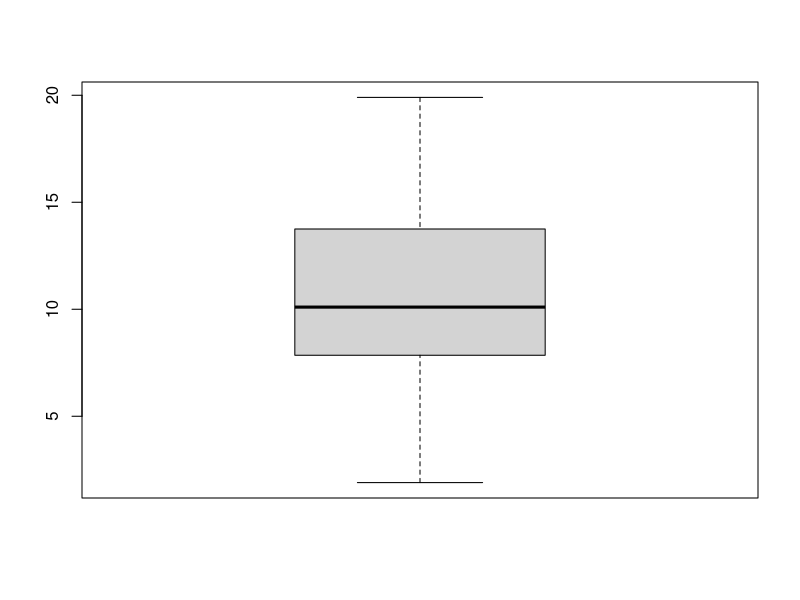
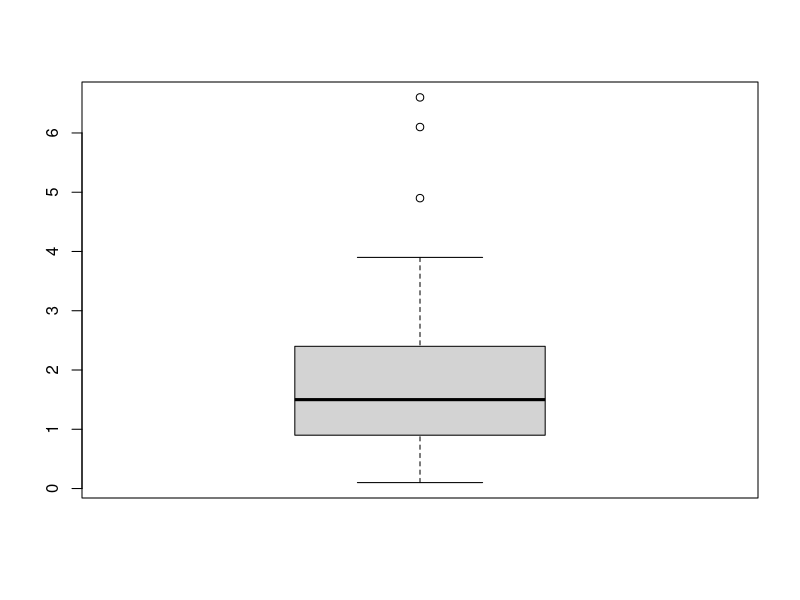
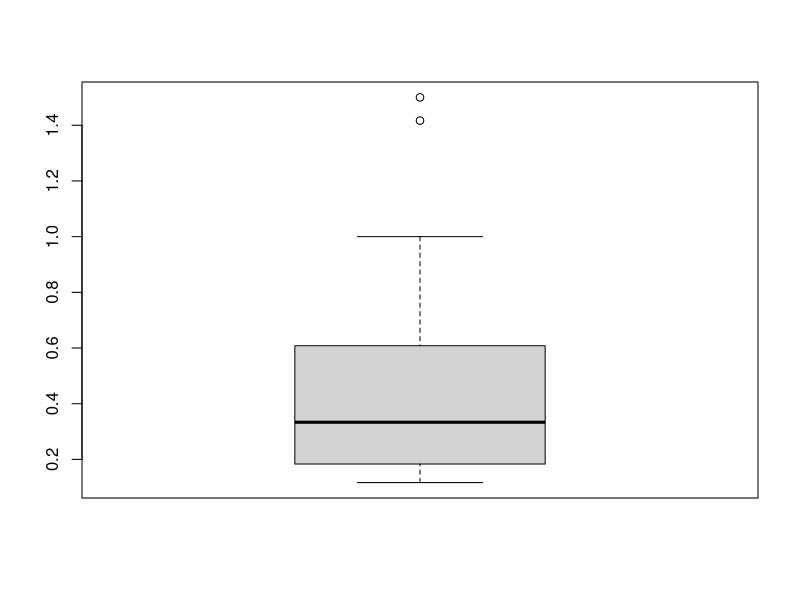
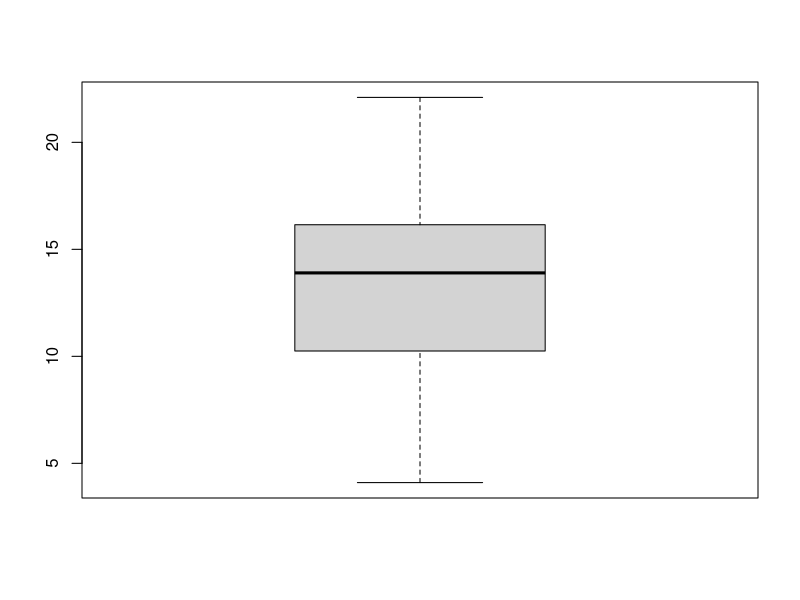
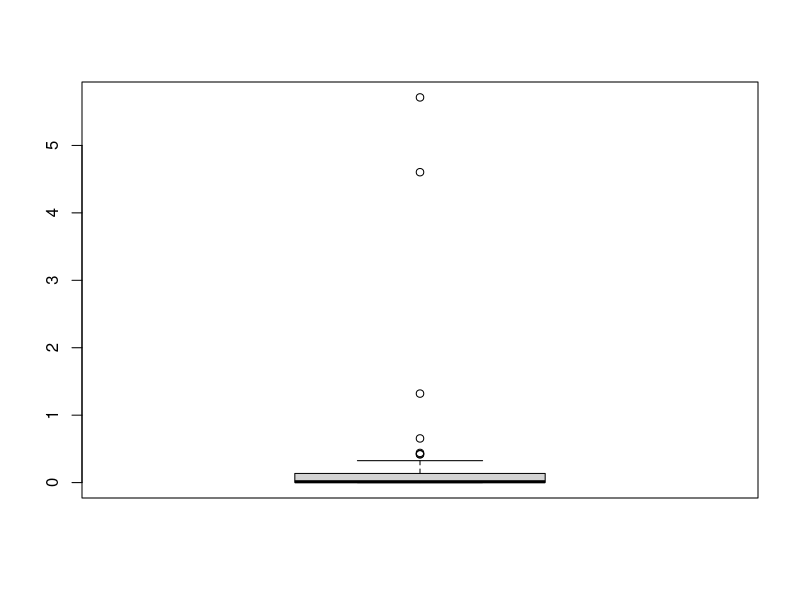
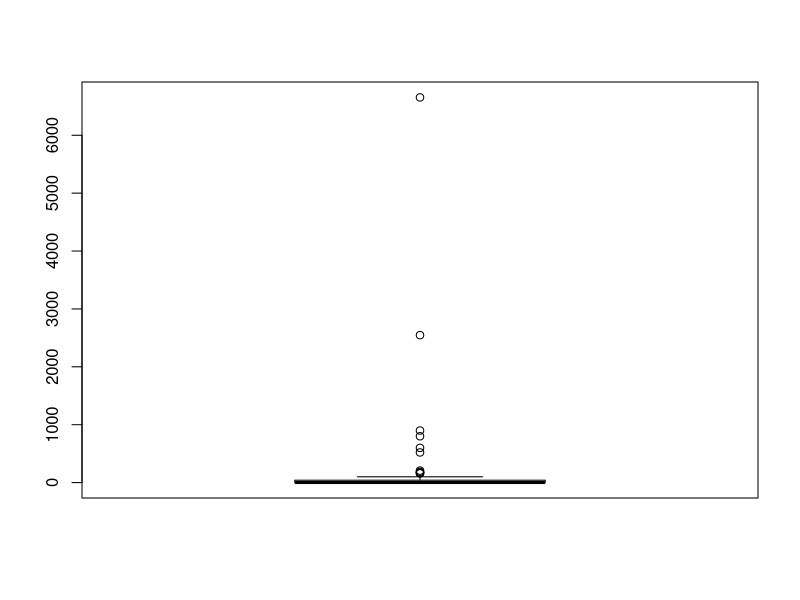
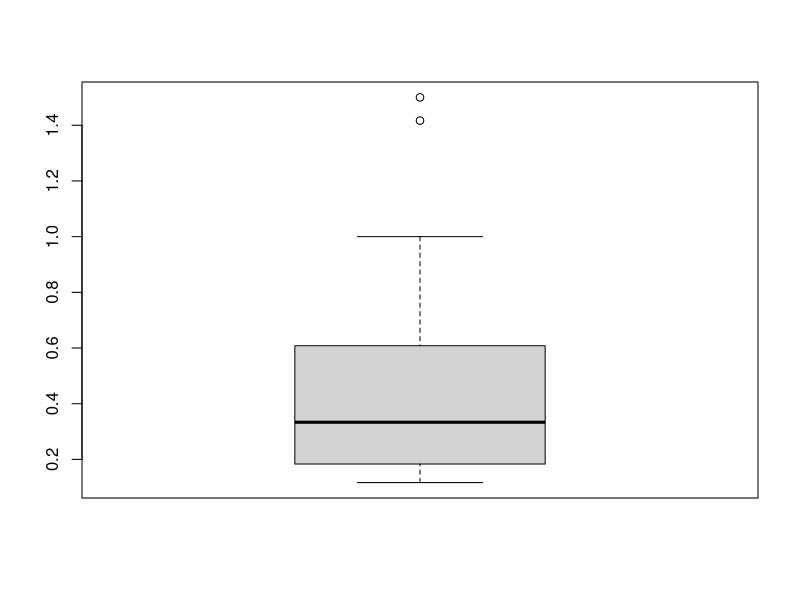
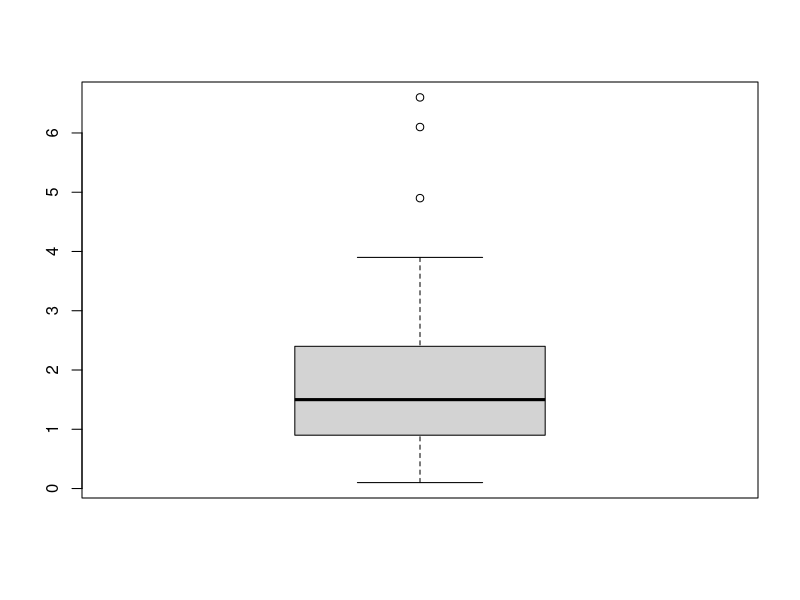

These charts were generated, in order, by the following R code:
#1.1 ggplot2 패키지 안에 있는 실습데이터 msleep를 df_ms라는 이름의 데이터 프레임 형태로 불러오세요.

#data frame 형태로 저장
#패키지의 namespace로 접근한다.
df_ms <- as.data.frame(ggplot2::msleep)
df_ms

#1.2 msleep의 도움말(매뉴얼)을 살펴보세요. 데이터와 각 변수에 대한 설명을 보고 
    #정리해서 간단히 주석으로 남기도록 하세요.
    #(참고로 ggplot2패키지를 로드하지 않았다는 가정 하에 진행하세요).

?msleep

#표유류의 수면 데이터셋의 확장, 업데이트버전
#표유류별 이름, 육식-초식-잡식인지, 생물 분류시 사용되는 목과
#동물의 보존 상태, 시간단위의 총 수면시간, 렘수면 시간, 수면 사이클과 깨는데 걸리는 시간,
#키로그램 단위의 뇌 용량과 몸무게 등에 대한 정보를 가지고 있다.


#1.3 데이터 파악하기에서 배운 모든 함수를 사용해서 데이터를 파악하세요. 
    #이때 출력된 결과를 보고 파악 한 내용을 간단히 주석으로 남기도록 하세요.
    #특히 데이터 내부구조를 반드시 확인하여 기재하세요.

#get first part of object
#?head
head(df_ms, n = 5)
#데이터셋 상단 5개의 데이터에는 치타부터 소의 데이터가 있는데, 
#Owl monkey의 보존상태는 결측되어있다.
#상위 치타부터 Mountain beaver의 수면사이클 데이터는 결측되어있으며
#치타의 렘수면 시간, 뇌용량 그리고 Mountain beaver의 뇌용량이 결측되어있다.

#get last part of object
#?tail
tail(df_ms, n = 5)
#하위 5개 데이터는 보존상태가 모두 결측되어있다.
#Bottle-nosed dolphin은 램수면, 수면싸이클, 뇌용량 데이터가 결측,
#Genet은 수면사이클 데이터가 결측,
#Arctic fox는 렘수면과 수면사이클 데이터가 결측되어있다.

#get or set dataset names
#?names
names(df_ms)
#dataframe의 column 값을 알려준다.  총 11개의 칼럼값이 있다.

#display dataset internal structure
#?str
#dataframe의 내부 구조를 알려준다. 11개의 변수(column)과 83개의 객체가 있다.
#column별로 어떤 type의 데이터가 있고, 어떤 값이 들어있는지 보여준다.
str(df_ms)

#get dataset data dimension
#?dim
dim(df_ms)
#dataframe을 위한 메서드 중 하나로
#행의 갯수와 열의 개수를 리턴한다.
#83개의 객체가 있으며 각각 11개의 속성을 가진다.

#get object summaries
#?summary
summary(df_ms)
#각 속성별로 요약데이터를 얻을 수 있다.
#몸무게데이터, 뇌용량 데이터의 최소값과 최대값 차이가 크며.
#렘수면, 수면사이클, 뇌용량 데이터의 결측치가 존재하는 것을 알 수 있다.
#특히 수면사이클 결측치가 전체 데이터83개의 절반 이상이다.

#2.1 모든 변수에 대하여 각각 결측치가 있는 변수인지 확인하세요.

#table(is.na(df_ms))
#names(df_ms)
table(is.na(df_ms$name))
table(is.na(df_ms$genus))
table(is.na(df_ms$vore))
table(is.na(df_ms$order))
table(is.na(df_ms$conservation))
table(is.na(df_ms$sleep_total))
table(is.na(df_ms$sleep_rem))
table(is.na(df_ms$sleep_cycle))
table(is.na(df_ms$awake))
table(is.na(df_ms$brainwt))
table(is.na(df_ms$bodywt))

#2.2 변수의 데이터타입이 문자열(chr)로 되어 있는 변수 중에 결측치가 있는
    #변수에 대해서 결측치들을 “Unknown”으로 변환하세요.

#summary(df_ms)
#name, genus, vore, order, conservation

# 칼럼값에 대해 결측치를 Unknown으로 바꾸하는 함수
fnc_na_to_unknown <- function(origin) {
	changed <- ifelse(is.na(origin), "Unknown", origin)
	return(changed)
}

df_ms$name <- fnc_na_to_unknown(df_ms$name)
df_ms$genus <- fnc_na_to_unknown(df_ms$genus)
df_ms$vore <- fnc_na_to_unknown(df_ms$vore)
df_ms$order <- fnc_na_to_unknown(df_ms$order)
df_ms$conservation <- fnc_na_to_unknown(df_ms$conservation)

#확인
table(is.na(df_ms$name))
table(is.na(df_ms$genus))
table(is.na(df_ms$vore))
table(is.na(df_ms$order))
table(is.na(df_ms$conservation))


#2.3 극단치가 있는지 확인이 필요한 모든 변수에 대해 각각 극단치를 확인하세요.

#sleep_total, sleep_rem, sleep_cycle, awake, brainwt, bodywt
#위 변수들은 numeric이므로 극단치 확인
#boxplot으로 극단치 확인

library(ggplot2)
boxplot(df_ms$sleep_total)#x
boxplot(df_ms$sleep_rem)#존재
boxplot(df_ms$sleep_cycle)#존재
boxplot(df_ms$awake)#x
boxplot(df_ms$brainwt)#존재
boxplot(df_ms$bodywt)#존재

#2.4 극단치가 있는 변수 중 무게(wt)와 관련된 변수는 이 결측치 작업을 할 필요가 없습니다.
    #나머지 극단치가 있는 변수에 대해서 결측치 처리를 한 뒤, 결측치의 수를 확인하세요.

#sleep_cycle, sleep_rem
#결측치 처리 함수 정의
#boxplot->stats 사용
convert_extreme_na <- function(variable){
	list_boxplot_stats <- boxplot(variable)$stats
	value_min <- list_boxplot_stats[1, ]
	value_max <- list_boxplot_stats[5, ]
	variable <- ifelse(
				 variable < value_min | variable > value_max,
				 NA, variable)
	return(variable)
}

df_ms$sleep_cycle <- convert_extreme_na(df_ms$sleep_cycle)
table(is.na(df_ms$sleep_cycle))

df_ms$sleep_rem <- convert_extreme_na(df_ms$sleep_rem)
table(is.na(df_ms$sleep_rem))


#3.1 총수면량에서 렘(rem)수면량을 제외한 비렘수면량(sleep_nonrem)을 파생변수로 만들어 보세요.

#sleep_total은 결측치 없으므로, ifelse로 sleep_rem에만 결측치인지 확인.
#table(is.na(df_ms$sleep_total))
#table(is.na(df_ms$sleep_rem))

library(dplyr)

#mutate사용해 파생변수 생성
df_ms <- df_ms %>%
	mutate(sleep_nonrem = ifelse(
			is.na(df_ms$sleep_rem),
			NA,
			df_ms$sleep_total - df_ms$sleep_rem)
	)

#df_ms

#3.2 총수면량과 렘(rem)수면량, 비렘수면량에 대해서 분 단위(in hours to minutes)로
    #계산된 파생변수를 각각 만들어 보세요.(기존 변수명 뒤에 '_min'을 붙이세요).
    #시간 단위로 되어 있는 변수를 분 단 위 변수로 변경할 때 수식에 유의하도록 하세요

#sleep_rem_min 
#table(is.na(df_ms$sleep_total))
#table(is.na(df_ms$sleep_rem))
#table(is.na(df_ms$sleep_nonrem))
#시간 -> 분단위 변환 = 시간 * 60

df_ms <- df_ms %>% 
	mutate(sleep_total_min = ifelse(
			is.na(df_ms$sleep_total),
			NA,
			df_ms$sleep_total * 60)
	) %>% 
	mutate(sleep_rem_min = ifelse(
			is.na(df_ms$sleep_rem),
			NA,
			df_ms$sleep_rem * 60)
	) %>%
	mutate(sleep_nonrem_min = ifelse(
			is.na(df_ms$sleep_nonrem),
			NA,
			df_ms$sleep_nonrem * 60)
	)

df_ms

#4.1 식성 구분(육/잡/초/충/모름)이 들어 있는 변수의 각 식성별 빈도수를 빈도표로 확인해보세요.

#table함수는 빈도표생성
table(df_ms$vore)

#4.2 잡식동물(omni)의 총수면량(분 단위), 렘수면량(분 단위), 비렘수면량(분 단위)을 
	#내장함수를 사용하는 방법과 dplyr 패키지 방식을 각각 사용하여 추출해보세요

df_ms[df_ms$vore == "omni",][c("sleep_total_min",
							   "sleep_rem_min",
							   "sleep_nonrem_min")]

df_ms %>%
	filter(vore == "omni") %>%
	select(sleep_total_min, sleep_rem_min, sleep_nonrem_min)

#4.3 식성 구분(육/잡/초/충/모름)별로 총수면량(시간 단위)의 평균을 
    #내장함수를 사용하는 방법과 dplyr 패키지 방식을 각각 사용하여 구해보세요.

#sleep_total 결측치 없음.
#mean 함수를 통해 평균값 계산

mean(df_ms[df_ms$vore == "carni", "sleep_total"])
mean(df_ms[df_ms$vore == "omni", "sleep_total"])
mean(df_ms[df_ms$vore == "herbi", "sleep_total"])
mean(df_ms[df_ms$vore == "insecti", "sleep_total"])
mean(df_ms[df_ms$vore == "Unknown", "sleep_total"])

#dplyr::summarise함수를 통해 계산
df_ms %>%
	group_by(vore) %>%
	summarise(mean_sleep_total = mean(sleep_total))

#4.4 식성 구분(육/잡/초/충/모름)별 총수면량(분 단위)을 막대그래프로 나타내보세요. 
    #이때 막대그래프는 평균이 높은 순으로 보여지게 하세요.

ggplot(
	data = df_ms %>%
	group_by(vore) %>%
	summarise(mean_sleep_total_min = mean(sleep_total_min)),
	aes(x = reorder(vore, -mean_sleep_total_min),
		y = mean_sleep_total_min)
	) + geom_col()


#5.1 아래의 표는 멸종 위협에 대해서 High와 Low, Non으로 구분한 표입니다.
    #red_list라는 이름의 데 이터 프레임으로 만들어보세요.

red_list <- data.frame(
					conservation = c("en", "vu", "nt", "cd", "lc", "domesticated"),
					risk = c("high", "high", "low", "low", "low", "non")
)

#red_list
#class(red_list)

#5.2 red_list 데이터 프레임을 활용하여 df_ms 데이터에 risk 라는 변수가 오른쪽에 파생변수로 추가 되도록 하세요.

#df_ms 데이터 사라지지않게 left_join사용
df_ms <- left_join(df_ms, red_list, by = "conservation")
df_ms

#5.3 멸종 위기 수준(high/low/non)에 따라 깨어있는 시간의 평균, 중앙값, 최소값, 최대값, 빈도를 구해보세요.

#결측치확인
#table(is.na(df_ms$awake))

df_ms %>%
	group_by(risk) %>%
	summarise(mean_awake = mean(awake),
			  median_awake = median(awake), 
			  min_awake = min(awake), 
			  max_awake = max(awake), 
			  cnt = n()
	)

#5.4 멸종 위기 수준(high/low/non)에 따라 렘수면(분 단위)의 평균, 중앙값, 최소값, 최대값, 빈도를 구해보세요.

#결측치확인
#table(is.na(df_ms$sleep_rem_min))

#결측치 존재하므로, na.rm = TRUE로 통계
df_ms %>%
	group_by(risk) %>%
	summarise(mean_rem_min = mean(sleep_rem_min, na.rm = TRUE),
			  median_rem_min = median(sleep_rem_min, na.rm = TRUE),
			  min_rem_min = min(sleep_rem_min, na.rm = TRUE),
			  max_rem_min = max(sleep_rem_min, na.rm = TRUE),
			  cnt = n(),
	)

#6.1 가축(domesticated)만 추출해서 몸무게(x축)와 뇌 무게(y축)를 산점도로 나타내보세요.

#filter by conservation == "domesticated"
#select only bodywt, brainwt

#using geom_point, x = bodywt, y = brainwt
ggplot(data = df_ms %>%
	filter(conservation == "domesticated") %>%
	select (bodywt, brainwt), 
	aes(x = bodywt, y = brainwt)
	) + geom_point()


#6.2 몸무게 중 뇌 무게의 백분율을 나타내는 brain_ratio 라는 파생변수를 만들어보세요.
    #백분율에 유 의하세요. 이때, 소수점 아래 두자리까지 표시되도록 반올림하세요.

#define function to get brain ratio
get_brain_ratio <- function(brainwt, bodywt) {
	return (round((brainwt / bodywt) * 100, 2))
}

df_ms <- df_ms %>%
	mutate(brain_ratio = get_brain_ratio(brainwt, bodywt))

#7.1 제공된 mammal_theria CSV파일을 불러오세요. 
    #(변수명 일부가 깨져서 나온다면 fileEncoding="UTF-8-BOM" 파라미터를 설정하세요.)

df_mth <- read.csv("mammal_theria.csv", header = TRUE)

#7.2 df_ms 데이터에 두 분류 칼럼 theria_main와 theria_sub이 오른쪽에 파생변수로 추가되도록 하세요.

#table(is.na(df_ms$order))
#결측치 없으므로, order를 key값으로 join
df_ms <- left_join(df_ms, df_mth, by = "order")

#7.3 로라시아상목(Laurasiatheria)과 영장상목(Euarchontoglires)만 추출하여 
    #가장 많은 분류명(order) 을 5개 출력하세요. 
    #이때 상위 5위부터 상위 1위까지 순서로 보여지도록 하세요.

#filter로 조건에 맞는 행 추출, order로 groupby이후, n()으로 groupby함수로 묶인 항목별 갯수 생성, -cnt로 오름차순 정렬 후, 하위5위부터 1위까지 출력 
df_ms %>%
	filter(theria_sub == "Laurasiatheria" |
		   theria_sub == "Euarchontoglires") %>%
	group_by(order) %>%
	summarise(cnt = n()) %>%
	arrange(cnt) %>%
	tail(n = 5)

#8.1 총수면량(시간 단위)을 아래와 같이 구분하는 sleep_grade 변수를 추가하세요. 
    #각각 몇 동물씩 있는지 빈도표를 확인해보세요.

df_ms <- df_ms %>%
	mutate(sleep_grade = ifelse(df_ms$sleep_total >= 15, "A",
							ifelse(df_ms$sleep_total >= 10, "B", 
								ifelse(df_ms$sleep_total >= 5, "C",
									"D")
								)
							)
	)

#table함수로 빈도표 확인
table(df_ms$sleep_grade)

#8.2 총수면량 중 비렘수면의 백분율을 나타내는 nonrem_ratio 라는 파생변수를 
    #dplyr 사용하여 만들어보세요.

#table(is.na(df_ms$sleep_nonrem))
#table(is.na(df_ms$sleep_total))

get_nonrem_ratio <- function(sleep_total, sleep_nonrem) {
	return((sleep_nonrem / sleep_total) * 100)
}

#sleep_nonrem 결측치 존재하므로, ifelse사용
df_ms <- df_ms %>%
	mutate(nonrem_ratio = ifelse(is.na(df_ms$sleep_nonrem),
								 NA,
								 get_nonrem_ratio(df_ms$sleep_total, df_ms$sleep_nonrem)))

View(df_ms)
#8.3 수면량 등급별 비렘수면 백분율을 막대그래프로 나타내보세요. 
    #이때 막대그래프는 평균이 낮은 순으로 보여지게 하세요.

#?geom_col()
#table(is.na(df_ms$nonrem_ratio))
#group_by sleep_grade해서 nonrem_ration를 mean_nonrem으로 구한다.
ggplot(
	data = df_ms %>%
		group_by(sleep_grade) %>%
		summarise(mean_nonrem = mean(nonrem_ratio, na.rm = TRUE)),
	aes(x = reorder(sleep_grade, mean_nonrem),
		y = mean_nonrem)) + geom_col()

#8.4 식성 구분(육/잡/초/충/모름)별 비렘수면 백분율을 막대그래프로 나타내보세요. 
    #이때 막대그래프 는 평균이 낮은 순으로 보여지게 하세요.
#names(df_ms)

ggplot(
	data = df_ms %>%
		group_by(vore) %>%
		summarise(mean_nonrem = mean(nonrem_ratio, na.rm = TRUE)),
	aes(x = reorder(vore, mean_nonrem),
		y = mean_nonrem)) + geom_col()

#9.1 사람(Human)의 뇌무게 백분율을 확인하여 human_brainwt 이라는 변수에 할당하세요. 
    #이때 숫자를 직접입력하는 방식을 사용하지 말고 해당하는 값이 할당되도록 하세요.

#names(df_ms)
human_brainwt <- c(df_ms[df_ms$name == "Human",]["brain_ratio"])
human_brainwt

#9.2 human_brainwt보다 뇌무게 백분율이 높은 그룹을 "High", 낮은 그룹을 "Low", 
#기준이되는 사람과 같은 값은 "Human" 이라고 판별한 brain_grade 라는 변수를 만들어서
#해당 변수별로 총수면량(시 간 단위)의 최소값, 중앙값, 평균, 최대값, 빈도를 출력하세요.

df_ms <- df_ms %>%
	mutate(brain_grade =
					ifelse(is.na(df_ms$brain_ratio), NA,
						ifelse(df_ms$brain_ratio > human_brainwt, "High",
							ifelse(df_ms$brain_ratio == human_brainwt, "Human",
								"Low")))
)

df_ms %>%
	group_by(brain_grade) %>%
	select(sleep_total) %>%
	summarise(
			min_sleep_total = min(sleep_total),
			median_sleep_total = median(sleep_total),
			mean_sleep_total = mean(sleep_total),
			max_sleep_total = max(sleep_total),
			cnt = n())

detach("package:ggplot2", unload = TRUE)
detach("package:dplyr", unload = TRUE)
